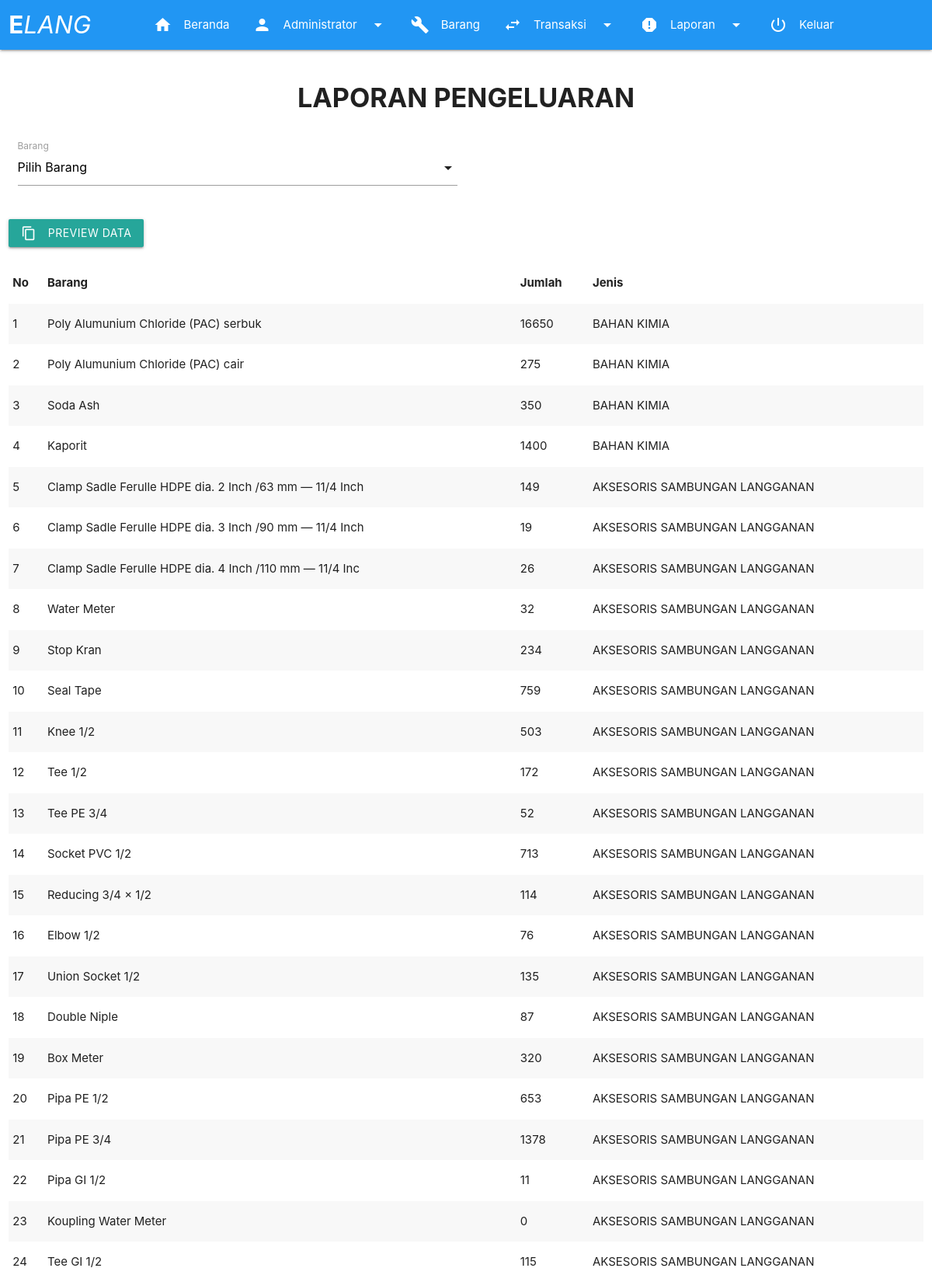
Screenshot of /page/laporan_stok.php (signed in, upper part) with the database file from the repository.
### tables this page shows
CREATE TABLE `barang` (
  `id` int(11) NOT NULL,
  `nama` varchar(200) NOT NULL,
  `stok` int(11) NOT NULL,
  `satuan` varchar(10) NOT NULL,
  `jenis` varchar(100) NOT NULL,
  `num_kode` int(3) NOT NULL,
  `alpha_kode` varchar(2) NOT NULL,
  `kode` varchar(5) NOT NULL
);

### fungsi/fungsi.php (called while the page is built, shortened)
<?php
function tampilkan_barang(){
	global $link;
	$query = "SELECT * FROM barang ORDER BY kode";
	$result = mysqli_query($link, $query) or die ('gagal menampilkan list barang');
	return $result;
}
?>

### page/laporan_stok.php (the view, shortened to what this page needs)
<!DOCTYPE html>
  <html>
    <head>
      <?php require_once "../aset/view/headcontent.php"; ?>
    </head>
    <body>
      <?php
      require_once "../aset/view/header.php";
      require_once "../fungsi/db.php";
      require_once "../fungsi/fungsi.php";
      $stok = tampilkan_barang();
      $nourut = 1;
      ?>
      <main>
        <div class="row">
          <div class="col s12">
            <h4><center><b>LAPORAN PENGELUARAN</b></center></h4>
          </div>
        </div>
        <form action="" method="get">
          <div class="row">
            <div class="col s12">
              <div class="input-field col s6">
                <label for="nama_barang">Barang</label>
              </div>
            </div>
          </div>
          <div class="row">
            <div class="col s12">
              <button class="btn waves-effect waves-light" type="submit" name="submit">Preview Data
                <i class="material-icons left">content_copy</i>
              </button>
            </div>
          </div>
        </form>
        <div id="cetakLaporan">
          <div class="row">
            <div class="col s12">
              <table class="striped responsive-table">
                <thead>
                  <tr>
                      <th>No</th>
                      <th>Barang</th>
                      <th>Jumlah</th>
                      <th>Jenis</th>
                  </tr>
                </thead>
                <tbody>
                  <?php while($row = mysqli_fetch_assoc($stok)):?>
                  <tr>
                    <td><?=$nourut++;?></td>
                    <td><?=$row['nama'];?></td>
                    <td><?=$row['stok'];?></td>
                    <td><?=$row['jenis'];?></td>
                  </tr>
                  <?php endwhile; ?>
                </tbody>
              </table>
            </div>
          </div>
        </div>
      </main>
    </body>
  </html>

### aset/css/style.css (style rules this page uses)
* { margin: 0; padding: 0; }
body { background: #fff; display: flex; min-height: 100vh; flex-direction: column; }
main { flex: 1 0 auto; }

### rows the page displays
barang: nama "Poly Alumunium Chloride (PAC) serbuk", stok "16650", jenis "BAHAN KIMIA"
barang: nama "Poly Alumunium Chloride (PAC) cair", stok "275", jenis "BAHAN KIMIA"
barang: nama "Soda Ash", stok "350", jenis "BAHAN KIMIA"
barang: nama "Kaporit", stok "1400", jenis "BAHAN KIMIA"
barang: nama "Clamp Sadle Ferulle HDPE dia. 2 Inch /63 mm — 11/4 Inch", stok "149", jenis "AKSESORIS SAMBUNGAN LANGGANAN"
barang: nama "Clamp Sadle Ferulle HDPE dia. 3 Inch /90 mm — 11/4 Inch", stok "19", jenis "AKSESORIS SAMBUNGAN LANGGANAN"
barang: nama "Clamp Sadle Ferulle HDPE dia. 4 Inch /110 mm — 11/4 Inc", stok "26", jenis "AKSESORIS SAMBUNGAN LANGGANAN"
barang: nama "Water Meter", stok "32", jenis "AKSESORIS SAMBUNGAN LANGGANAN"
barang: nama "Stop Kran", stok "234", jenis "AKSESORIS SAMBUNGAN LANGGANAN"
barang: nama "Seal Tape", stok "759", jenis "AKSESORIS SAMBUNGAN LANGGANAN"
barang: nama "Knee 1/2", stok "503", jenis "AKSESORIS SAMBUNGAN LANGGANAN"
barang: nama "Tee 1/2", stok "172", jenis "AKSESORIS SAMBUNGAN LANGGANAN"
barang: nama "Tee PE 3/4", stok "52", jenis "AKSESORIS SAMBUNGAN LANGGANAN"
barang: nama "Socket PVC 1/2", stok "713", jenis "AKSESORIS SAMBUNGAN LANGGANAN"
barang: nama "Reducing 3/4 × 1/2", stok "114", jenis "AKSESORIS SAMBUNGAN LANGGANAN"
barang: nama "Elbow 1/2", stok "76", jenis "AKSESORIS SAMBUNGAN LANGGANAN"
barang: nama "Union Socket 1/2", stok "135", jenis "AKSESORIS SAMBUNGAN LANGGANAN"
barang: nama "Double Niple", stok "87", jenis "AKSESORIS SAMBUNGAN LANGGANAN"
barang: nama "Box Meter", stok "320", jenis "AKSESORIS SAMBUNGAN LANGGANAN"
barang: nama "Pipa PE 1/2", stok "653", jenis "AKSESORIS SAMBUNGAN LANGGANAN"
barang: nama "Pipa PE 3/4", stok "1378", jenis "AKSESORIS SAMBUNGAN LANGGANAN"
barang: nama "Pipa GI 1/2", stok "11", jenis "AKSESORIS SAMBUNGAN LANGGANAN"
barang: nama "Koupling Water Meter", stok "0", jenis "AKSESORIS SAMBUNGAN LANGGANAN"
barang: nama "Tee GI 1/2", stok "115", jenis "AKSESORIS SAMBUNGAN LANGGANAN"

### other values shown
$_SESSION['username'] "Administrator"
